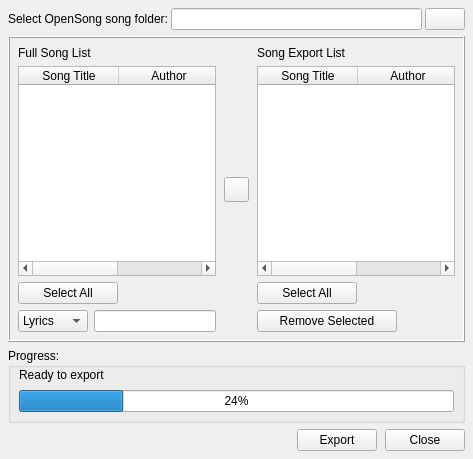
<ui version="4.0" >
 <class>OpenSongExportForm</class>
 <widget class="QWidget" name="OpenSongExportForm" >
  <property name="geometry" >
   <rect>
    <x>0</x>
    <y>0</y>
    <width>473</width>
    <height>459</height>
   </rect>
  </property>
  <property name="windowTitle" >
   <string>OpenSong Song Exporter</string>
  </property>
  <property name="windowIcon" >
   <iconset resource="../images/openlp-2.qrc" >
    <normaloff>:/icon/openlp.org-icon-32.bmp</normaloff>:/icon/openlp.org-icon-32.bmp</iconset>
  </property>
  <layout class="QVBoxLayout" name="verticalLayout_5" >
   <property name="margin" >
    <number>8</number>
   </property>
   <item>
    <widget class="QWidget" native="1" name="ExportFileWidget" >
     <property name="sizePolicy" >
      <sizepolicy vsizetype="Fixed" hsizetype="Preferred" >
       <horstretch>0</horstretch>
       <verstretch>0</verstretch>
      </sizepolicy>
     </property>
     <layout class="QHBoxLayout" name="horizontalLayout" >
      <property name="spacing" >
       <number>3</number>
      </property>
      <property name="margin" >
       <number>0</number>
      </property>
      <item>
       <widget class="QLabel" name="ExportFileLabel" >
        <property name="text" >
         <string>Select OpenSong song folder:</string>
        </property>
       </widget>
      </item>
      <item>
       <widget class="QLineEdit" name="ExportFileLineEdit" />
      </item>
      <item>
       <widget class="QPushButton" name="ExportFileSelectPushButton" >
        <property name="text" >
         <string/>
        </property>
        <property name="icon" >
         <iconset resource="../images/openlp-2.qrc" >
          <normaloff>:/exports/export_load.png</normaloff>:/exports/export_load.png</iconset>
        </property>
       </widget>
      </item>
     </layout>
    </widget>
   </item>
   <item>
    <widget class="QFrame" name="SongListFrame" >
     <property name="sizePolicy" >
      <sizepolicy vsizetype="Expanding" hsizetype="Expanding" >
       <horstretch>0</horstretch>
       <verstretch>0</verstretch>
      </sizepolicy>
     </property>
     <property name="frameShape" >
      <enum>QFrame::Box</enum>
     </property>
     <property name="frameShadow" >
      <enum>QFrame::Raised</enum>
     </property>
     <layout class="QHBoxLayout" name="horizontalLayout_6" >
      <property name="spacing" >
       <number>8</number>
      </property>
      <property name="margin" >
       <number>8</number>
      </property>
      <item>
       <widget class="QWidget" native="1" name="ExportFileSongListWidget" >
        <property name="sizePolicy" >
         <sizepolicy vsizetype="Expanding" hsizetype="Preferred" >
          <horstretch>0</horstretch>
          <verstretch>0</verstretch>
         </sizepolicy>
        </property>
        <layout class="QVBoxLayout" name="verticalLayout" >
         <property name="spacing" >
          <number>6</number>
         </property>
         <property name="margin" >
          <number>0</number>
         </property>
         <item>
          <widget class="QLabel" name="ExportListLabel" >
           <property name="text" >
            <string>Full Song List</string>
           </property>
          </widget>
         </item>
         <item>
          <widget class="QTableWidget" name="ExportListTable" >
           <property name="selectionMode" >
            <enum>QAbstractItemView::MultiSelection</enum>
           </property>
           <property name="showGrid" >
            <bool>false</bool>
           </property>
           <property name="wordWrap" >
            <bool>false</bool>
           </property>
           <property name="cornerButtonEnabled" >
            <bool>false</bool>
           </property>
           <column>
            <property name="text" >
             <string>Song Title</string>
            </property>
           </column>
           <column>
            <property name="text" >
             <string>Author</string>
            </property>
           </column>
          </widget>
         </item>
         <item>
          <widget class="QWidget" native="1" name="ExportSelectAllWidget" >
           <layout class="QHBoxLayout" name="horizontalLayout_2" >
            <property name="spacing" >
             <number>6</number>
            </property>
            <property name="margin" >
             <number>0</number>
            </property>
            <item>
             <widget class="QPushButton" name="ExportSelectAllPushButton" >
              <property name="sizePolicy" >
               <sizepolicy vsizetype="Fixed" hsizetype="Preferred" >
                <horstretch>0</horstretch>
                <verstretch>0</verstretch>
               </sizepolicy>
              </property>
              <property name="minimumSize" >
               <size>
                <width>100</width>
                <height>0</height>
               </size>
              </property>
              <property name="text" >
               <string>Select All</string>
              </property>
              <property name="icon" >
               <iconset resource="../images/openlp-2.qrc" >
                <normaloff>:/exports/export_selectall.png</normaloff>:/exports/export_selectall.png</iconset>
              </property>
             </widget>
            </item>
            <item>
             <spacer name="ExportSelectAllHSpacer" >
              <property name="orientation" >
               <enum>Qt::Horizontal</enum>
              </property>
              <property name="sizeType" >
               <enum>QSizePolicy::Expanding</enum>
              </property>
              <property name="sizeHint" stdset="0" >
               <size>
                <width>89</width>
                <height>20</height>
               </size>
              </property>
             </spacer>
            </item>
           </layout>
          </widget>
         </item>
         <item>
          <widget class="QWidget" native="1" name="exportFilterWidget" >
           <property name="sizePolicy" >
            <sizepolicy vsizetype="Fixed" hsizetype="Expanding" >
             <horstretch>0</horstretch>
             <verstretch>0</verstretch>
            </sizepolicy>
           </property>
           <property name="minimumSize" >
            <size>
             <width>0</width>
             <height>0</height>
            </size>
           </property>
           <layout class="QHBoxLayout" name="horizontalLayout_3" >
            <property name="margin" >
             <number>0</number>
            </property>
            <item>
             <widget class="QComboBox" name="ExportFilterComboBox" >
              <property name="minimumSize" >
               <size>
                <width>70</width>
                <height>0</height>
               </size>
              </property>
              <item>
               <property name="text" >
                <string>Lyrics</string>
               </property>
              </item>
              <item>
               <property name="text" >
                <string>Title</string>
               </property>
              </item>
              <item>
               <property name="text" >
                <string>Author</string>
               </property>
              </item>
             </widget>
            </item>
            <item>
             <widget class="QLineEdit" name="ExportFilterLineEdit" />
            </item>
           </layout>
          </widget>
         </item>
        </layout>
        <zorder>exportFilterWidget</zorder>
        <zorder>ExportListTable</zorder>
        <zorder>ExportListLabel</zorder>
        <zorder>ExportSelectAllWidget</zorder>
       </widget>
      </item>
      <item>
       <widget class="QWidget" native="1" name="AddSelectedWidget" >
        <property name="sizePolicy" >
         <sizepolicy vsizetype="Expanding" hsizetype="Preferred" >
          <horstretch>0</horstretch>
          <verstretch>0</verstretch>
         </sizepolicy>
        </property>
        <layout class="QVBoxLayout" name="verticalLayout_3" >
         <property name="margin" >
          <number>0</number>
         </property>
         <item>
          <spacer name="AddSelectedTopVSpacer" >
           <property name="orientation" >
            <enum>Qt::Vertical</enum>
           </property>
           <property name="sizeHint" stdset="0" >
            <size>
             <width>20</width>
             <height>40</height>
            </size>
           </property>
          </spacer>
         </item>
         <item>
          <widget class="QPushButton" name="AddSelectedPushButton" >
           <property name="sizePolicy" >
            <sizepolicy vsizetype="Minimum" hsizetype="Minimum" >
             <horstretch>0</horstretch>
             <verstretch>0</verstretch>
            </sizepolicy>
           </property>
           <property name="minimumSize" >
            <size>
             <width>25</width>
             <height>25</height>
            </size>
           </property>
           <property name="text" >
            <string/>
           </property>
           <property name="icon" >
            <iconset resource="../images/openlp-2.qrc" >
             <normaloff>:/exports/export_move_to_list.png</normaloff>:/exports/export_move_to_list.png</iconset>
           </property>
          </widget>
         </item>
         <item>
          <spacer name="AddSelectedBottomVSpacer" >
           <property name="orientation" >
            <enum>Qt::Vertical</enum>
           </property>
           <property name="sizeHint" stdset="0" >
            <size>
             <width>20</width>
             <height>40</height>
            </size>
           </property>
          </spacer>
         </item>
        </layout>
       </widget>
      </item>
      <item>
       <widget class="QWidget" native="1" name="SelectedFileListWidget" >
        <property name="sizePolicy" >
         <sizepolicy vsizetype="Expanding" hsizetype="Preferred" >
          <horstretch>0</horstretch>
          <verstretch>0</verstretch>
         </sizepolicy>
        </property>
        <layout class="QVBoxLayout" name="verticalLayout_2" >
         <property name="margin" >
          <number>0</number>
         </property>
         <item>
          <widget class="QLabel" name="SelectedListLabel" >
           <property name="text" >
            <string>Song Export List</string>
           </property>
          </widget>
         </item>
         <item>
          <widget class="QTableWidget" name="SelectedListTable" >
           <property name="selectionMode" >
            <enum>QAbstractItemView::MultiSelection</enum>
           </property>
           <property name="showGrid" >
            <bool>false</bool>
           </property>
           <property name="wordWrap" >
            <bool>false</bool>
           </property>
           <property name="cornerButtonEnabled" >
            <bool>false</bool>
           </property>
           <column>
            <property name="text" >
             <string>Song Title</string>
            </property>
           </column>
           <column>
            <property name="text" >
             <string>Author</string>
            </property>
           </column>
          </widget>
         </item>
         <item>
          <widget class="QWidget" native="1" name="SelectedSelectAllWidget" >
           <layout class="QHBoxLayout" name="horizontalLayout_4" >
            <property name="spacing" >
             <number>6</number>
            </property>
            <property name="margin" >
             <number>0</number>
            </property>
            <item>
             <widget class="QPushButton" name="SelectedSelectAllPushButton" >
              <property name="sizePolicy" >
               <sizepolicy vsizetype="Fixed" hsizetype="Preferred" >
                <horstretch>0</horstretch>
                <verstretch>0</verstretch>
               </sizepolicy>
              </property>
              <property name="minimumSize" >
               <size>
                <width>100</width>
                <height>0</height>
               </size>
              </property>
              <property name="text" >
               <string>Select All</string>
              </property>
              <property name="icon" >
               <iconset resource="../images/openlp-2.qrc" >
                <normaloff>:/exports/export_selectall.png</normaloff>:/exports/export_selectall.png</iconset>
              </property>
             </widget>
            </item>
            <item>
             <spacer name="SelectedSelectAllHSpacer" >
              <property name="orientation" >
               <enum>Qt::Horizontal</enum>
              </property>
              <property name="sizeType" >
               <enum>QSizePolicy::Expanding</enum>
              </property>
              <property name="sizeHint" stdset="0" >
               <size>
                <width>92</width>
                <height>20</height>
               </size>
              </property>
             </spacer>
            </item>
           </layout>
          </widget>
         </item>
         <item>
          <widget class="QWidget" native="1" name="SelectedRemoveSelectedWidget" >
           <property name="sizePolicy" >
            <sizepolicy vsizetype="Fixed" hsizetype="Expanding" >
             <horstretch>0</horstretch>
             <verstretch>0</verstretch>
            </sizepolicy>
           </property>
           <layout class="QHBoxLayout" name="horizontalLayout_5" >
            <property name="margin" >
             <number>0</number>
            </property>
            <item>
             <widget class="QPushButton" name="SelectedRemoveSelectedButton" >
              <property name="sizePolicy" >
               <sizepolicy vsizetype="Fixed" hsizetype="Minimum" >
                <horstretch>0</horstretch>
                <verstretch>0</verstretch>
               </sizepolicy>
              </property>
              <property name="minimumSize" >
               <size>
                <width>140</width>
                <height>0</height>
               </size>
              </property>
              <property name="text" >
               <string>Remove Selected</string>
              </property>
              <property name="icon" >
               <iconset resource="../images/openlp-2.qrc" >
                <normaloff>:/exports/export_remove.png</normaloff>:/exports/export_remove.png</iconset>
              </property>
             </widget>
            </item>
            <item>
             <spacer name="SelectedRemoveSelectedHSpacer" >
              <property name="orientation" >
               <enum>Qt::Horizontal</enum>
              </property>
              <property name="sizeHint" stdset="0" >
               <size>
                <width>49</width>
                <height>20</height>
               </size>
              </property>
             </spacer>
            </item>
           </layout>
          </widget>
         </item>
        </layout>
       </widget>
      </item>
     </layout>
     <zorder>ExportFileSongListWidget</zorder>
     <zorder>SelectedFileListWidget</zorder>
     <zorder>AddSelectedWidget</zorder>
    </widget>
   </item>
   <item>
    <widget class="QGroupBox" name="ProgressGroupBox" >
     <property name="sizePolicy" >
      <sizepolicy vsizetype="Fixed" hsizetype="Expanding" >
       <horstretch>0</horstretch>
       <verstretch>0</verstretch>
      </sizepolicy>
     </property>
     <property name="title" >
      <string>Progress:</string>
     </property>
     <layout class="QVBoxLayout" name="verticalLayout_4" >
      <property name="spacing" >
       <number>8</number>
      </property>
      <property name="leftMargin" >
       <number>8</number>
      </property>
      <property name="topMargin" >
       <number>0</number>
      </property>
      <property name="rightMargin" >
       <number>8</number>
      </property>
      <property name="bottomMargin" >
       <number>8</number>
      </property>
      <item>
       <widget class="QLabel" name="ProgressLabel" >
        <property name="text" >
         <string>Ready to export</string>
        </property>
       </widget>
      </item>
      <item>
       <widget class="QProgressBar" name="ProgressBar" >
        <property name="value" >
         <number>24</number>
        </property>
       </widget>
      </item>
     </layout>
    </widget>
   </item>
   <item>
    <widget class="QWidget" native="1" name="ButtonBarWidget" >
     <layout class="QHBoxLayout" name="horizontalLayout_7" >
      <property name="spacing" >
       <number>8</number>
      </property>
      <property name="margin" >
       <number>0</number>
      </property>
      <item>
       <spacer name="ButtonBarHSpacer" >
        <property name="orientation" >
         <enum>Qt::Horizontal</enum>
        </property>
        <property name="sizeHint" stdset="0" >
         <size>
          <width>288</width>
          <height>20</height>
         </size>
        </property>
       </spacer>
      </item>
      <item>
       <widget class="QPushButton" name="ExportPushButton" >
        <property name="text" >
         <string>Export</string>
        </property>
       </widget>
      </item>
      <item>
       <widget class="QPushButton" name="ClosePushButton" >
        <property name="text" >
         <string>Close</string>
        </property>
       </widget>
      </item>
     </layout>
    </widget>
   </item>
  </layout>
 </widget>
 <resources>
  <include location="../images/openlp-2.qrc" />
 </resources>
 <connections>
  <connection>
   <sender>ClosePushButton</sender>
   <signal>clicked()</signal>
   <receiver>OpenSongExportForm</receiver>
   <slot>close()</slot>
   <hints>
    <hint type="sourcelabel" >
     <x>436</x>
     <y>436</y>
    </hint>
    <hint type="destinationlabel" >
     <x>462</x>
     <y>455</y>
    </hint>
   </hints>
  </connection>
  <connection>
   <sender>ExportSelectAllPushButton</sender>
   <signal>clicked()</signal>
   <receiver>ExportListTable</receiver>
   <slot>selectAll()</slot>
   <hints>
    <hint type="sourcelabel" >
     <x>75</x>
     <y>281</y>
    </hint>
    <hint type="destinationlabel" >
     <x>88</x>
     <y>176</y>
    </hint>
   </hints>
  </connection>
  <connection>
   <sender>SelectedSelectAllPushButton</sender>
   <signal>clicked()</signal>
   <receiver>SelectedListTable</receiver>
   <slot>selectAll()</slot>
   <hints>
    <hint type="sourcelabel" >
     <x>311</x>
     <y>277</y>
    </hint>
    <hint type="destinationlabel" >
     <x>339</x>
     <y>190</y>
    </hint>
   </hints>
  </connection>
  <connection>
   <sender>SelectedRemoveSelectedButton</sender>
   <signal>clicked()</signal>
   <receiver>SelectedListTable</receiver>
   <slot>clear()</slot>
   <hints>
    <hint type="sourcelabel" >
     <x>379</x>
     <y>308</y>
    </hint>
    <hint type="destinationlabel" >
     <x>389</x>
     <y>188</y>
    </hint>
   </hints>
  </connection>
 </connections>
</ui>
